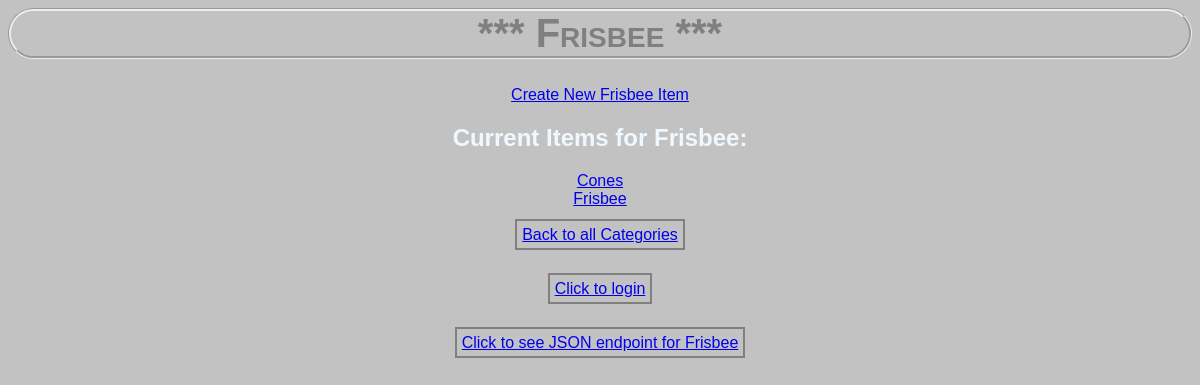
The app's page /category/4/ with its own data.
### database_setup.py (models this page shows, shortened)
class Categories(Base):
    __tablename__ = 'categories'
    id = Column(Integer, primary_key=True)
    name = Column(String(250), nullable=False)
    user_id = Column(Integer, ForeignKey('user.id'))
    user = relationship(User)

class Items(Base):
    __tablename__ = 'items'
    name = Column(String(80), nullable=False)
    id = Column(Integer, primary_key=True)
    description = Column(String(250))
    category_id = Column(Integer, ForeignKey('categories.id'))
    category = relationship(Categories)
    user_id = Column(Integer, ForeignKey('user.id'))
    user = relationship(User)

### application.py (the view)
@app.route('/category/<int:categories_id>/items')
@app.route('/category/<int:categories_id>/')
def showCategoryItem(categories_id):
    categoryToShow = session.query(
        Categories).filter_by(id=categories_id).one()
    itemsToShow = session.query(Items).filter_by(category_id=categories_id)
    return render_template(
        'showCategoryItem.html',
        category=categoryToShow,
        items=itemsToShow)

### templates/showCategoryItem.html (shortened to what this page needs)
<html>
    <head>
        <link rel=stylesheet type=text/css href="{{url_for('static', filename='styles.css')}}">
    </head>
    <body>
        <h1>*** {{ category.name }} ***</h1>
            <a href='{{url_for('createCategoryItem', categories_id = category.id)}}'> Create New {{ category.name }} Item </a>
    <div>
        <h2>Current Items for {{category.name}}:</h2>
                {% for i in items %}
                <a href='{{url_for('showCategoryItemDescription',
                categories_id = category.id, item_id = i.id)}}'> {{i.name}} </a>
                {% endfor %}
    </div>
            <a class="box" href='{{url_for('showCategories', categories_id =
            category.id)}}'> Back to all Categories </a>
            <a class="box" href='{{url_for('showLogin')}}'> Click to login </a>
            <a class="box" href='{{url_for('CategoryItemsJSON',
                categories_id = category.id, item_id = items.id)}}'> Click to see JSON endpoint for {{ category.name }}</a>
    </body>
</html>

### static/styles.css (style rules this page uses)
body { font-family: sans-serif; background-color: #c2c2c2; color: aliceblue; text-align: center; }
h1 { color: gray; border-style: groove; border-radius: 50px; font-size: 40px; font-variant: small-caps; }
a.box { padding: 5px; border: 2px solid gray; }

### records on screen
Categories: name "Frisbee"
Items: name "Cones"
Items: name "Frisbee"
